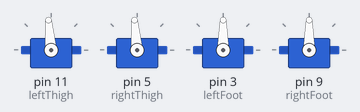
A sketch run on a simulated Arduino Uno, built with avr-gcc and run on an emulated ATmega328P. Parts: 4 × servo.

Above: at 1.68 s.
At 7.21 s:
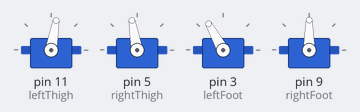
At 11.83 s:
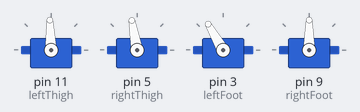
At 20.44 s:
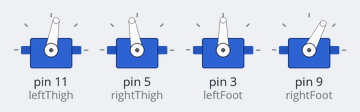
At 26.6 s:
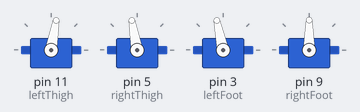
At 39.83 s:
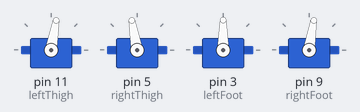
Timing chart, 0 to 40.0 s (numbered marks = the images above):
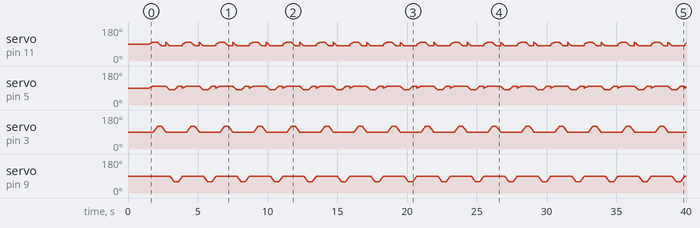

The sketch:

WaddleBot-Code.ino
```cpp
#include <Servo.h>

// ----------------------
// Servo Objects
// ----------------------
Servo leftThigh, rightThigh;
Servo leftFoot, rightFoot;

// ----------------------
// Smooth Motion Engine
// ----------------------
struct ServoMotion {
  Servo* s;
  int startPos;
  int targetPos;
  unsigned long startTime;
  unsigned long duration;
  bool active;
} motions[4];

void moveServo(Servo &servo, int fromPos, int toPos, unsigned long duration) {
  for (int i = 0; i < 4; i++) {
    if (!motions[i].active) {
      motions[i].s = &servo;
      motions[i].startPos = fromPos;
      motions[i].targetPos = toPos;
      motions[i].startTime = millis();
      motions[i].duration = duration;
      motions[i].active = true;
      return;
    }
  }
}

void updateMotions() {
  unsigned long t = millis();

  for (int i = 0; i < 4; i++) {
    if (motions[i].active) {
      float progress = float(t - motions[i].startTime) / motions[i].duration;
      if (progress >= 1.0f) progress = 1.0f;

      int pos = motions[i].startPos + (motions[i].targetPos - motions[i].startPos) * progress;
      motions[i].s->write(pos);

      if (progress >= 1.0f) motions[i].active = false;
    }
  }
}

bool allServosIdle() {
  for (int i = 0; i < 4; i++) {
    if (motions[i].active) return false;
  }
  return true;
}


// ----------------------
// GAIT STATE MACHINE
// ----------------------
enum GaitState {
  SHIFT_RIGHT,
  LIFT_LEFT,
  SWING_LEFT,
  PLACE_LEFT,
  SHIFT_LEFT,
  LIFT_RIGHT,
  SWING_RIGHT,
  PLACE_RIGHT
};

GaitState state = SHIFT_RIGHT;

// servo resting positions:
int LT = 90, RT = 90, LF = 90, RF = 90;

void doGaitStep() {
  if (!allServosIdle()) return;

  switch (state) {

    case SHIFT_RIGHT:
      moveServo(rightThigh, RT, RT + 10, 300);  // right moves outward
      moveServo(leftThigh, LT, LT + 10, 300);     //left thigh inwards
      state = LIFT_LEFT;
      break;

    case LIFT_LEFT:
      moveServo(leftFoot, LF, LF + 30, 300);
      state = SWING_LEFT;
      break;

    case SWING_LEFT:
      moveServo(leftThigh, LT + 10, LT - 10, 300);
      state = PLACE_LEFT;
      break;

    case PLACE_LEFT:
      moveServo(leftFoot, LF + 30, LF, 300);
      state = SHIFT_LEFT;
      break;

    case SHIFT_LEFT:
      moveServo(leftThigh, LT + 10, LT - 10, 300);  // right moves outward
      moveServo(rightThigh, RT + 10, RT - 10, 300);
      state = LIFT_RIGHT;
      break;

    case LIFT_RIGHT:
      moveServo(rightFoot, RF, RF - 30, 300);
      state = SWING_RIGHT;
      break;

    case SWING_RIGHT:
      moveServo(rightThigh, RT - 10, RT + 10, 300);
      state = PLACE_RIGHT;
      break;

    case PLACE_RIGHT:
      moveServo(rightFoot, RF - 30, RF, 300);
      state = SHIFT_RIGHT;
      break;
  }
}


// ----------------------
// SETUP
// ----------------------
void setup() {
//  leftThigh.attach(8);
//  rightThigh.attach(10);
//  leftFoot.attach(4);
//  rightFoot.attach(6);

//left and right are reversed
  leftThigh.attach(11);
  rightThigh.attach(5);
  leftFoot.attach(3);
  rightFoot.attach(9);

  leftThigh.write(LT);
  rightThigh.write(RT);
  leftFoot.write(LF);
  rightFoot.write(RF);

  delay(1500);
}


// ----------------------
// MAIN LOOP
// ----------------------
void loop() {
  updateMotions();   // runs the smooth motion engine
  doGaitStep();      // state machine for walking
}
```
